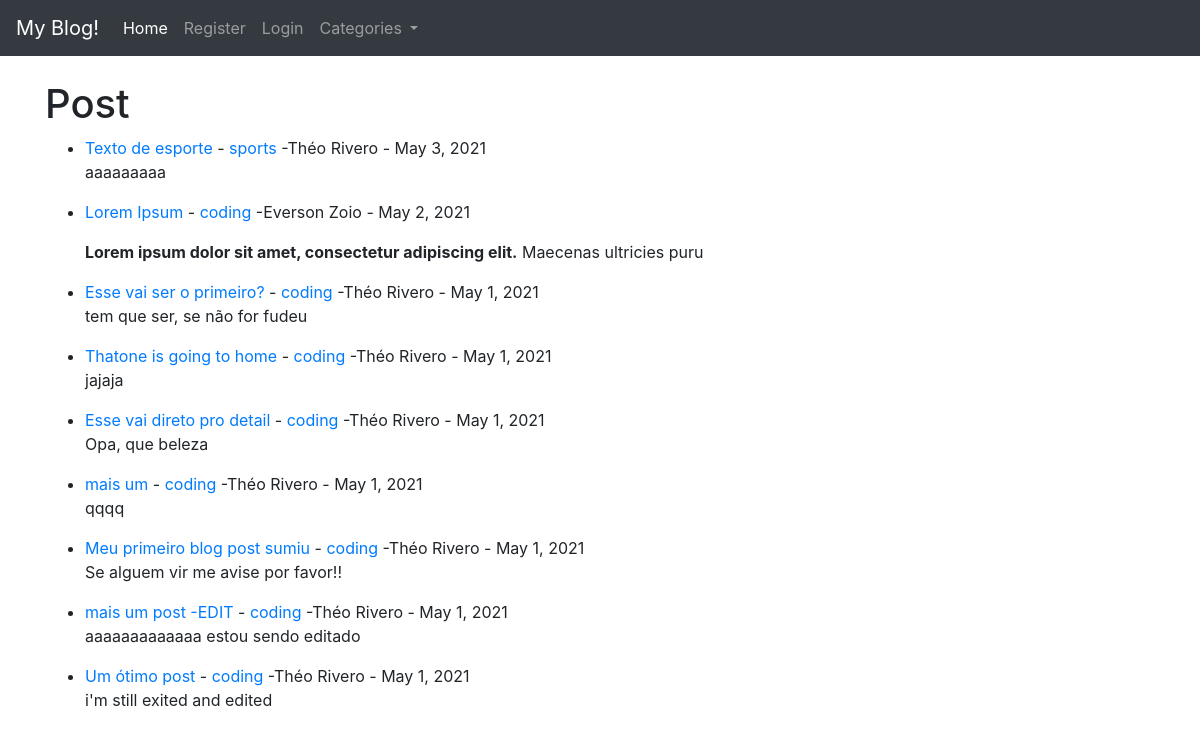
The app's page /, older data.
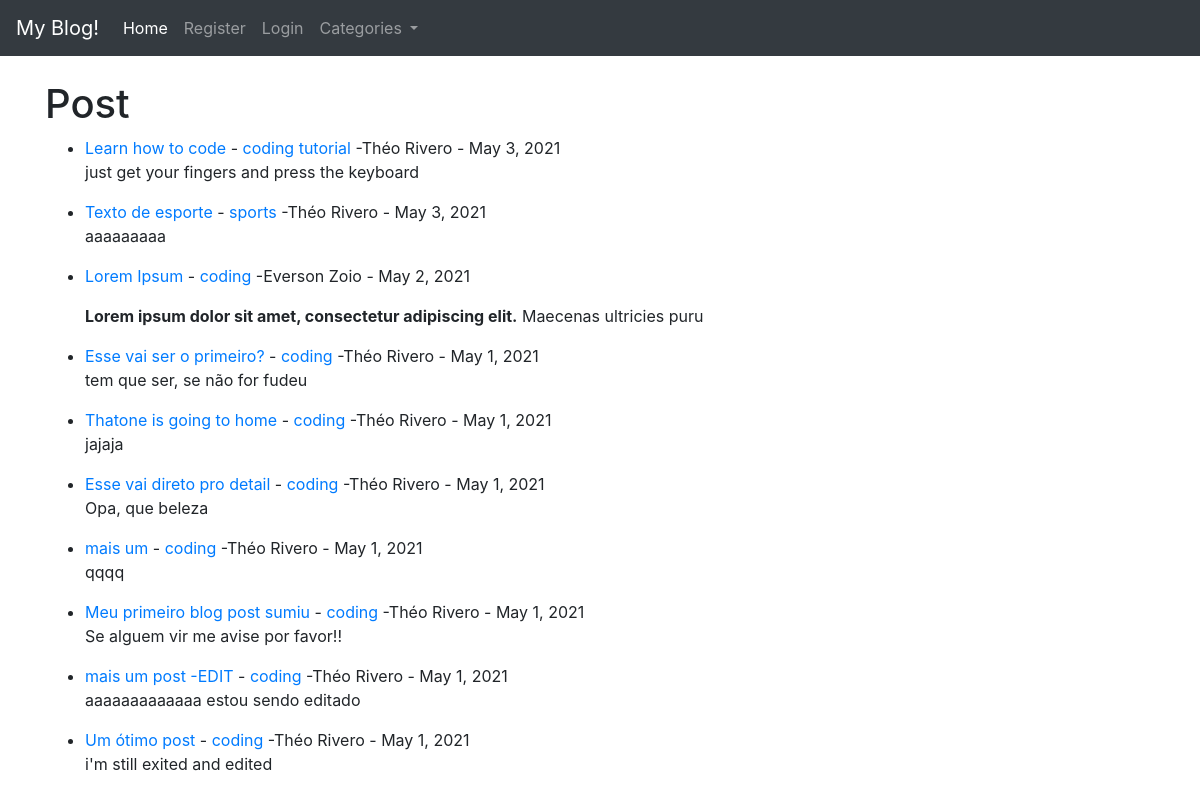
The same page, newer data.
### theblog/models.py (models this page shows, shortened)
class Post(models.Model):
	title = models.CharField(max_length=255)
	title_tag = models.CharField(max_length=255)
	author = models.ForeignKey(User, on_delete=models.CASCADE) #models.CASCADE caso o user seja apagado todos os seus posts são apagados tbm
	body = models.TextField()
	post_date = models.DateField(auto_now_add=True)
	category = models.CharField(max_length=255, default='coding')

### theblog/views.py (the view)
# urls.py: path('', HomeView.as_view(), name='home'),
class HomeView(ListView):
	model = Post
	template_name = 'home.html'
	ordering = ['-id']
	def get_context_data(self, *args, **kwargs):
		cat_menu = Category.objects.all()
		context = super(HomeView,self).get_context_data(*args, **kwargs)
		context['cat_menu'] = cat_menu
		return context

### theblog/templates/home.html (shortened to what this page needs)
{% extends 'base.html' %}
{% block content %}
<h1>Post</h1>
<ul>
{% for post in object_list %}
	<li>
		<a href="{% url 'article-detail' post.id %}">{{post.title}}</a> - <a href="{% url 'category' post.category|slugify %}">{{post.category}}</a> -{{post.author.first_name}} {{post.author.last_name}} - {{post.post_date}}
		<p>{{post.body|slice:":100"|safe}}</p>
	</li>
{% endfor %}
</ul>
{% endblock %}

### theblog/templates/base.html (shortened to what this page needs)
<!doctype html>
<html lang="en">
  <head>
    <link rel="stylesheet" href="https://stackpath.bootstrapcdn.com/bootstrap/4.3.1/css/bootstrap.min.css">
  </head>
  <body>
    <nav class="navbar navbar-expand-lg navbar-dark bg-dark">
      <a class="navbar-brand" href="{% url 'home' %}">My Blog!</a>
      <div class="collapse navbar-collapse" id="navbarSupportedContent">
        <ul class="navbar-nav mr-auto">
          <li class="nav-item active">
            <a class="nav-link" href="{% url 'home' %}">Home <span class="sr-only">(current)</span></a>
          </li>
          {% if user.is_authenticated %}
            <li class="nav-item">
              <a class="nav-link" href="{% url 'add_post' %}">Add Post</a>
            </li>
            <li class="nav-item">
              <a class="nav-link" href="{% url 'add_category' %}">Add Category</a>
            </li>
            <li class="nav-item">
              <a class="nav-link" href="{% url 'logout' %}">Logout</a>
            </li>
          {% else %}
          <li class="nav-item">
            <a class="nav-link" href="{% url 'register' %}">Register</a>
          </li>
          <li class="nav-item">
            <a class="nav-link" href="{% url 'login' %}">Login</a>
          </li>
          {% endif %}
          {% if cat_menu %}
           <li class="nav-item dropdown">
              <a class="nav-link dropdown-toggle" href="#" id="navbarDropdown" role="button" data-toggle="dropdown" aria-haspopup="true" aria-expanded="false">
                Categories
              </a>
            </li>
          {% else %}
            <li class="nav-item">
              <a class="nav-link" href="{% url 'category-list' %}">Categories</a>
            </li>
          {% endif %}
        </ul>
      </div>
    </nav>
    <div class='container'>
      {% block content %}
      {% endblock %}
    </div>
  </body>
</html>

Row changes from the older to the newer data that the page shows:
added Post: title "Learn how to code", category "coding tutorial", author.first_name "Théo", author.last_name "Rivero", post_date "May 3, 2021", body "just get your fingers and press the keyboard"
